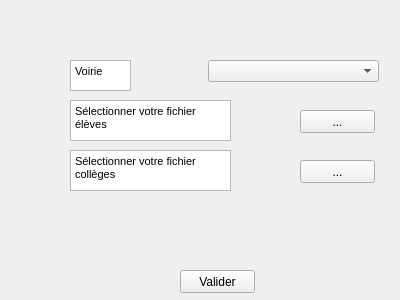
<?xml version="1.0" encoding="UTF-8"?>
<ui version="4.0">
 <class>Form</class>
 <widget class="QWidget" name="Form">
  <property name="geometry">
   <rect>
    <x>0</x>
    <y>0</y>
    <width>400</width>
    <height>300</height>
   </rect>
  </property>
  <property name="windowTitle">
   <string>Form</string>
  </property>
  <widget class="QPushButton" name="pushButton">
   <property name="geometry">
    <rect>
     <x>180</x>
     <y>270</y>
     <width>75</width>
     <height>23</height>
    </rect>
   </property>
   <property name="text">
    <string>Valider</string>
   </property>
  </widget>
  <widget class="QComboBox" name="comboBox">
   <property name="geometry">
    <rect>
     <x>208</x>
     <y>60</y>
     <width>171</width>
     <height>22</height>
    </rect>
   </property>
  </widget>
  <widget class="QTextEdit" name="textEdit">
   <property name="geometry">
    <rect>
     <x>70</x>
     <y>60</y>
     <width>61</width>
     <height>31</height>
    </rect>
   </property>
   <property name="html">
    <string>&lt;!DOCTYPE HTML PUBLIC &quot;-//W3C//DTD HTML 4.0//EN&quot; &quot;http://www.w3.org/TR/REC-html40/strict.dtd&quot;&gt;
&lt;html&gt;&lt;head&gt;&lt;meta name=&quot;qrichtext&quot; content=&quot;1&quot; /&gt;&lt;style type=&quot;text/css&quot;&gt;
p, li { white-space: pre-wrap; }
&lt;/style&gt;&lt;/head&gt;&lt;body style=&quot; font-family:'MS Shell Dlg 2'; font-size:8.25pt; font-weight:400; font-style:normal;&quot;&gt;
&lt;p style=&quot; margin-top:0px; margin-bottom:0px; margin-left:0px; margin-right:0px; -qt-block-indent:0; text-indent:0px;&quot;&gt;&lt;span style=&quot; font-size:8pt;&quot;&gt;Voirie&lt;/span&gt;&lt;/p&gt;&lt;/body&gt;&lt;/html&gt;</string>
   </property>
  </widget>
  <widget class="QPushButton" name="pushButton_2">
   <property name="geometry">
    <rect>
     <x>300</x>
     <y>110</y>
     <width>75</width>
     <height>23</height>
    </rect>
   </property>
   <property name="text">
    <string>...</string>
   </property>
  </widget>
  <widget class="QPushButton" name="pushButton_3">
   <property name="geometry">
    <rect>
     <x>300</x>
     <y>160</y>
     <width>75</width>
     <height>23</height>
    </rect>
   </property>
   <property name="text">
    <string>...</string>
   </property>
  </widget>
  <widget class="QTextEdit" name="textEdit_2">
   <property name="geometry">
    <rect>
     <x>70</x>
     <y>100</y>
     <width>161</width>
     <height>41</height>
    </rect>
   </property>
   <property name="html">
    <string>&lt;!DOCTYPE HTML PUBLIC &quot;-//W3C//DTD HTML 4.0//EN&quot; &quot;http://www.w3.org/TR/REC-html40/strict.dtd&quot;&gt;
&lt;html&gt;&lt;head&gt;&lt;meta name=&quot;qrichtext&quot; content=&quot;1&quot; /&gt;&lt;style type=&quot;text/css&quot;&gt;
p, li { white-space: pre-wrap; }
&lt;/style&gt;&lt;/head&gt;&lt;body style=&quot; font-family:'MS Shell Dlg 2'; font-size:8.25pt; font-weight:400; font-style:normal;&quot;&gt;
&lt;p style=&quot; margin-top:0px; margin-bottom:0px; margin-left:0px; margin-right:0px; -qt-block-indent:0; text-indent:0px;&quot;&gt;&lt;span style=&quot; font-size:8pt;&quot;&gt;Sélectionner votre fichier élèves&lt;/span&gt;&lt;/p&gt;&lt;/body&gt;&lt;/html&gt;</string>
   </property>
  </widget>
  <widget class="QTextEdit" name="textEdit_3">
   <property name="geometry">
    <rect>
     <x>70</x>
     <y>150</y>
     <width>161</width>
     <height>41</height>
    </rect>
   </property>
   <property name="html">
    <string>&lt;!DOCTYPE HTML PUBLIC &quot;-//W3C//DTD HTML 4.0//EN&quot; &quot;http://www.w3.org/TR/REC-html40/strict.dtd&quot;&gt;
&lt;html&gt;&lt;head&gt;&lt;meta name=&quot;qrichtext&quot; content=&quot;1&quot; /&gt;&lt;style type=&quot;text/css&quot;&gt;
p, li { white-space: pre-wrap; }
&lt;/style&gt;&lt;/head&gt;&lt;body style=&quot; font-family:'MS Shell Dlg 2'; font-size:8.25pt; font-weight:400; font-style:normal;&quot;&gt;
&lt;p style=&quot; margin-top:0px; margin-bottom:0px; margin-left:0px; margin-right:0px; -qt-block-indent:0; text-indent:0px;&quot;&gt;&lt;span style=&quot; font-size:8pt;&quot;&gt;Sélectionner votre fichier collèges&lt;/span&gt;&lt;/p&gt;&lt;/body&gt;&lt;/html&gt;</string>
   </property>
  </widget>
 </widget>
 <resources/>
 <connections/>
</ui>
